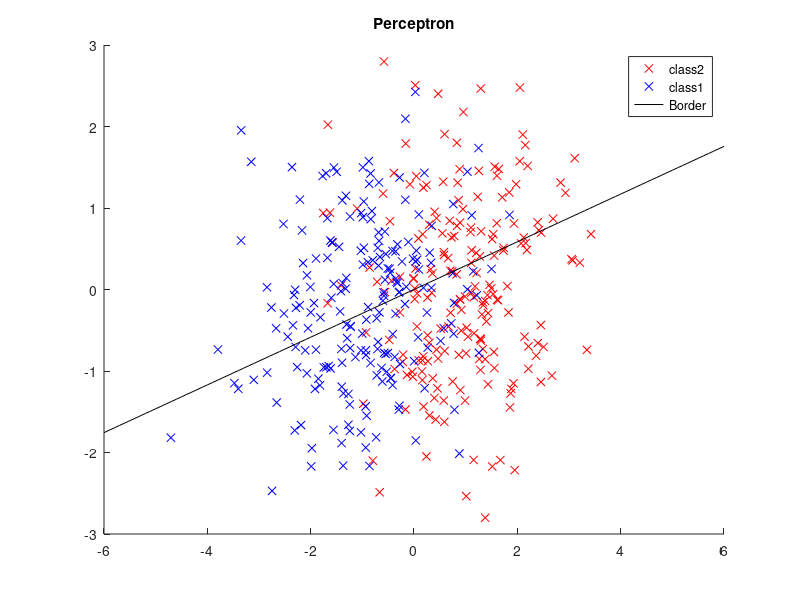

Here is the MATLAB script that generated this plot:
clc
clear
close all
rng(1)
sigma=[1 0;0 1];
m1=[+1,0]';
m2=[-1,0]';
x1=mvnrnd(m1,sigma,200)';
x2=mvnrnd(m2,sigma,200)';
X=[x1 x2];
X(3,1:200)=-1;
X(3,201:400)=+1;
W=randn(1,2);
b=randn(1);
figure
p=.5;
t=-6:.1:6;
hold on
plot(x1(1,:),x1(2,:),'rx')
hold on
plot(x2(1,:),x2(2,:),'bx')
hold on
line=(W(1)/W(2))*t;
plot(t,line,'k')
legend('class2','class1','Border')
title('Perceptron')
i=0;
while (i<=10)
i=i+1;
    for j=1:length(X)
      if(W*X(1:2,j)<=0 && X(3,j)==1)
       W=W+(p*X(1:2,j))';      
      end
        if(W*X(1:2,j)>=0 && X(3,j)==-1)
             W=W-(p*X(1:2,j))';  
        end
    end
end 
hold on
t=-.2:.1:.2;
line=(W(1)/W(2))*t;
% plot(t,line,'b')





